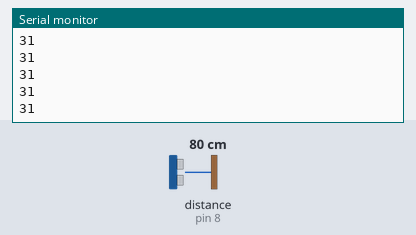
Recording of a sketch running on a simulated Arduino Uno, built with avr-gcc and run on an emulated ATmega328P. Parts: the last lines printed to the serial monitor. Wiring (inferred from the names in the program): ultrasonic range finder: trigger pin 7; echo pin 8. Inputs (shaded band) come from the test bench; at power-on: distance to the obstacle (sensor on pin 8) 80 cm. The echo pulse lasts 58.3 µs per cm.

Above: at 1.2 s.
1.3 s: distance to the obstacle (sensor on pin 8) set to 2 cm
At 1.37 s:
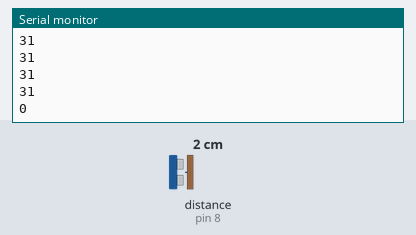
2.8 s: distance to the obstacle (sensor on pin 8) set to 4 cm
At 2.88 s:
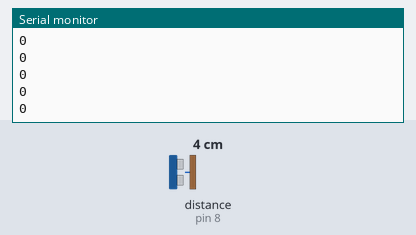
Timing chart, 0 to 5.8 s (numbered marks = the images above; inputs shaded):
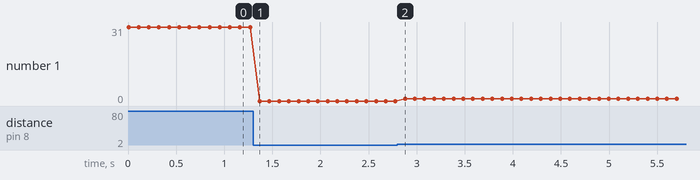

Measured:
- after the input at 1.3 s, the serial monitor: prints a new line after 0.07 s (image 1)
- plotted number 1: 31 → 0 after the input at 1.3 s, 0 → 1 after the input at 2.8 s

The sketch:

BatBotTest.ino
```cpp
#define Trigger 7
#define Echo 8
void setup() {
  Serial.begin(9600);
  pinMode(Echo, INPUT);
  pinMode(Trigger, OUTPUT);
}
void loop() {
  digitalWrite(Trigger, LOW);
  delayMicroseconds(2);
  digitalWrite(Trigger, HIGH);
  delayMicroseconds(10);
  digitalWrite(Trigger, LOW);
  int distance = pulseIn(Echo, HIGH);
  distance = distance / 74 / 2;
  Serial.println(distance);
  delay(100);
}
```
